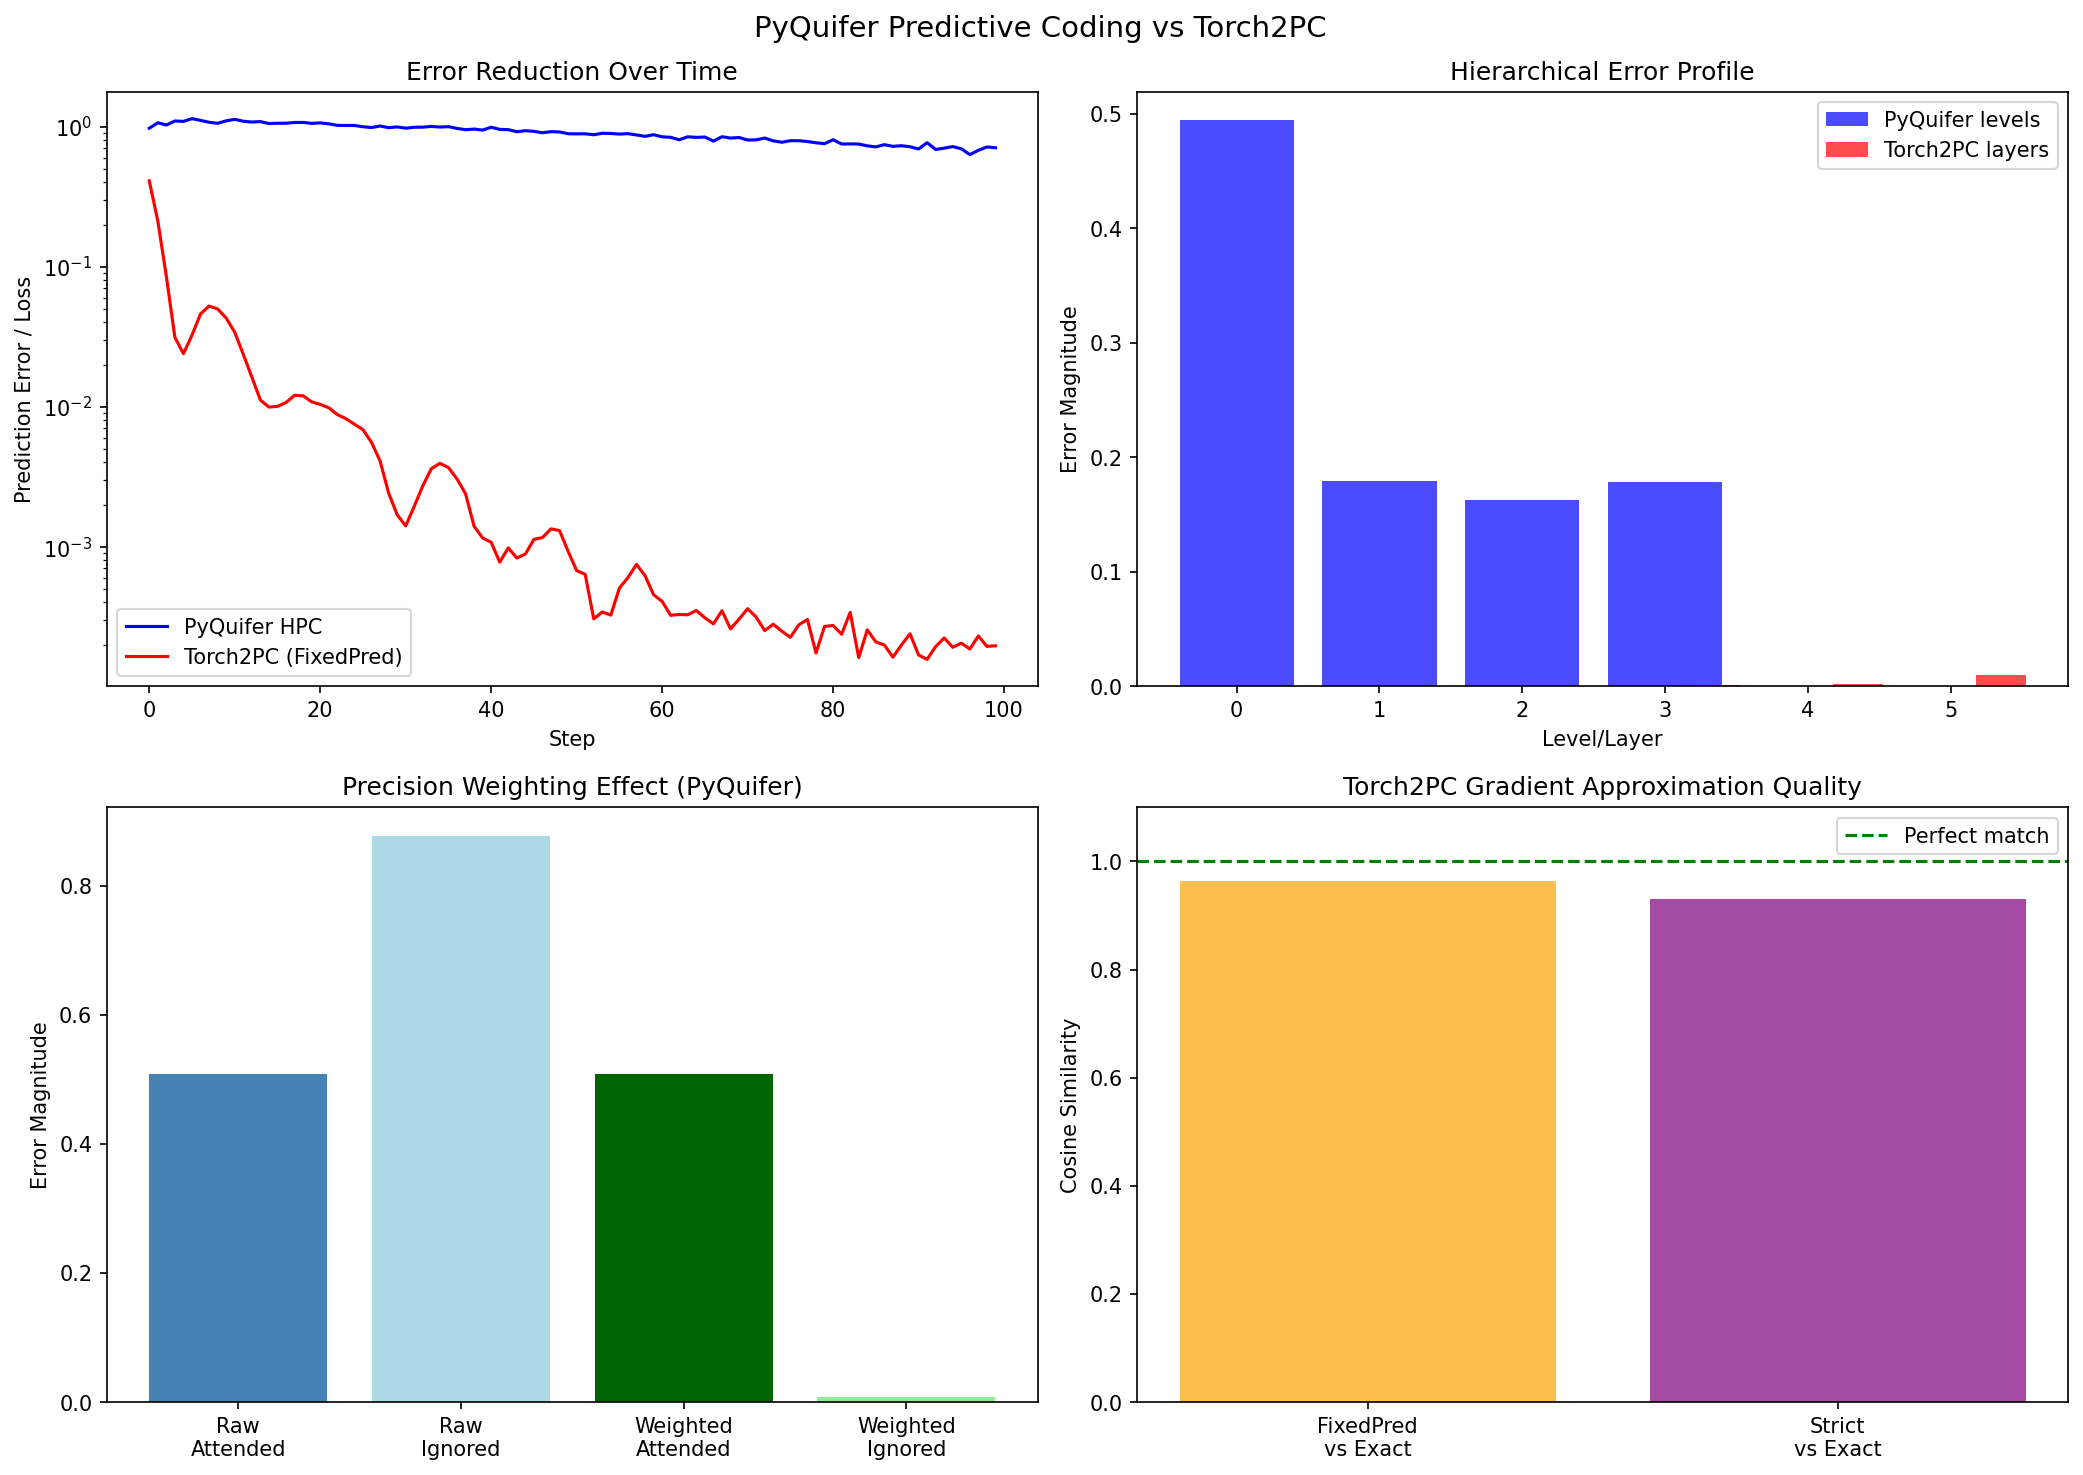

Python code for this plot:
"""
Benchmark #4: PyQuifer Hierarchical Predictive Coding vs Torch2PC

Torch2PC (Rosenbaum 2022) converts any PyTorch Sequential model into
a predictive coding training algorithm. It implements three algorithms:
- Strict: Full PC without fixed prediction assumption
- FixedPred: PC with fixed prediction assumption (Millidge et al. 2020)
- Exact: Equivalent to standard backpropagation

PyQuifer's hierarchical_predictive.py implements Friston-style predictive
coding with explicit generative/recognition models, precision-weighted
prediction errors, and bidirectional hierarchical message passing.

The comparison is on:
1. Prediction error dynamics (both reduce error over time)
2. Belief convergence quality
3. Hierarchical error propagation
4. Gradient approximation quality (Torch2PC's core contribution)
5. Precision weighting (PyQuifer's unique feature)

Dual-mode: `python bench_predictive_coding.py` (full report) or
           `pytest bench_predictive_coding.py -v` (test assertions)

References:
- Rosenbaum (2022). On the relationship between predictive coding
  and backpropagation. PLoS ONE.
- Friston (2005). A Theory of Cortical Responses.
- Rao & Ballard (1999). Predictive Coding in the Visual Cortex.
- Millidge et al. (2020). Predictive coding approximates backprop
  along arbitrary computation graphs.
"""

import sys
import os
import math
import time
from pathlib import Path
from dataclasses import dataclass, field
from typing import List, Dict, Optional, Tuple

import torch
import torch.nn as nn

# Add PyQuifer src to path
_benchmark_dir = Path(__file__).resolve().parent
_pyquifer_src = _benchmark_dir.parent.parent / "src"
if str(_pyquifer_src) not in sys.path:
    sys.path.insert(0, str(_pyquifer_src))

# Add Torch2PC to path
_torch2pc_dir = _benchmark_dir / "Torch2PC"
if str(_torch2pc_dir) not in sys.path:
    sys.path.insert(0, str(_torch2pc_dir))

from pyquifer.hierarchical_predictive import (
    PredictiveLevel,
    HierarchicalPredictiveCoding,
)

# Import Torch2PC functions
try:
    from TorchSeq2PC import PCInfer, FwdPassPlus, ExactPredErrs, FixedPredPCPredErrs
    HAS_TORCH2PC = True
except ImportError:
    HAS_TORCH2PC = False


# ============================================================
# Configuration
# ============================================================

@dataclass
class BenchConfig:
    """Benchmark configuration."""
    seed: int = 42
    input_dim: int = 32
    hidden_dim: int = 16
    output_dim: int = 8
    batch_size: int = 16
    # Convergence test
    convergence_steps: int = 100
    # Torch2PC params
    pc_eta: float = 0.1  # PC inference step size
    pc_n_steps: int = 20  # PC inference iterations
    # PyQuifer params
    pyquifer_lr: float = 0.1
    pyquifer_gen_lr: float = 0.01
    pyquifer_iterations: int = 3


# ============================================================
# Shared utilities
# ============================================================

def _make_sequential_model(config: BenchConfig) -> nn.Sequential:
    """Create a simple Sequential model for Torch2PC."""
    return nn.Sequential(
        nn.Linear(config.input_dim, config.hidden_dim),
        nn.Tanh(),
        nn.Linear(config.hidden_dim, config.output_dim),
    )


def _make_signal(config: BenchConfig, noise_scale: float = 0.1) -> Tuple[torch.Tensor, torch.Tensor]:
    """Generate consistent input-target pair."""
    X = torch.sin(torch.linspace(0, 2 * math.pi, config.input_dim)).unsqueeze(0)
    X = X.expand(config.batch_size, -1) + torch.randn(config.batch_size, config.input_dim) * noise_scale
    Y = torch.sin(torch.linspace(0, math.pi, config.output_dim)).unsqueeze(0)
    Y = Y.expand(config.batch_size, -1)
    return X, Y


# ============================================================
# Section 1: Prediction Error Dynamics
# ============================================================

@dataclass
class ErrorDynamicsResult:
    """Results from prediction error convergence comparison."""
    # PyQuifer
    pyquifer_initial_error: float
    pyquifer_final_error: float
    pyquifer_error_reduced: bool
    pyquifer_error_trajectory: List[float]
    # Torch2PC (if available)
    torch2pc_initial_loss: float
    torch2pc_final_loss: float
    torch2pc_loss_reduced: bool
    torch2pc_loss_trajectory: List[float]
    torch2pc_available: bool


def bench_error_dynamics(config: BenchConfig) -> ErrorDynamicsResult:
    """
    Compare prediction error reduction over time.

    Both systems should show decreasing prediction error with consistent
    input: the generative model learns to predict the input pattern.
    """
    torch.manual_seed(config.seed)

    # --- PyQuifer: HierarchicalPredictiveCoding ---
    hpc = HierarchicalPredictiveCoding(
        level_dims=[config.input_dim, config.hidden_dim, config.output_dim],
        lr=config.pyquifer_lr,
        gen_lr=config.pyquifer_gen_lr,
        num_iterations=config.pyquifer_iterations,
    )

    # Consistent signal
    signal = torch.sin(torch.linspace(0, 2 * math.pi, config.input_dim)).unsqueeze(0)

    pyquifer_errors = []
    for step in range(config.convergence_steps):
        noise = torch.randn(1, config.input_dim) * 0.1
        result = hpc(signal + noise)
        pyquifer_errors.append(result['total_error'].item())

    # --- Torch2PC: PCInfer ---
    t2pc_losses = []
    t2pc_available = HAS_TORCH2PC

    if HAS_TORCH2PC:
        torch.manual_seed(config.seed)
        model = _make_sequential_model(config)
        loss_fn = nn.MSELoss()
        optimizer = torch.optim.Adam(model.parameters(), lr=0.01)

        for step in range(config.convergence_steps):
            X, Y = _make_signal(config, noise_scale=0.1)
            X.requires_grad_(True)

            vhat, loss, dLdy, v, epsilon = PCInfer(
                model, loss_fn, X, Y, "FixedPred",
                eta=config.pc_eta, n=config.pc_n_steps
            )
            optimizer.step()
            optimizer.zero_grad()
            t2pc_losses.append(loss.item())
    else:
        t2pc_losses = [0.0] * config.convergence_steps

    return ErrorDynamicsResult(
        pyquifer_initial_error=pyquifer_errors[0],
        pyquifer_final_error=pyquifer_errors[-1],
        pyquifer_error_reduced=pyquifer_errors[-1] < pyquifer_errors[0],
        pyquifer_error_trajectory=pyquifer_errors,
        torch2pc_initial_loss=t2pc_losses[0] if t2pc_available else 0.0,
        torch2pc_final_loss=t2pc_losses[-1] if t2pc_available else 0.0,
        torch2pc_loss_reduced=t2pc_losses[-1] < t2pc_losses[0] if t2pc_available else False,
        torch2pc_loss_trajectory=t2pc_losses,
        torch2pc_available=t2pc_available,
    )


# ============================================================
# Section 2: Belief Convergence
# ============================================================

@dataclass
class BeliefResult:
    """Results from belief convergence test."""
    # PyQuifer
    pyquifer_belief_norm: float
    pyquifer_belief_stable: bool
    pyquifer_belief_change_rate: float  # Change in last 10 steps
    # Torch2PC
    torch2pc_belief_norm: float
    torch2pc_belief_stable: bool
    torch2pc_epsilon_norm: float
    torch2pc_available: bool


def bench_belief_convergence(config: BenchConfig) -> BeliefResult:
    """
    Test that beliefs converge to stable values with consistent input.

    PyQuifer: beliefs (mu) updated via recognition model + precision-weighted errors.
    Torch2PC: beliefs (v) = vhat - epsilon, converge via iterative relaxation.
    """
    torch.manual_seed(config.seed)

    # --- PyQuifer ---
    hpc = HierarchicalPredictiveCoding(
        level_dims=[config.input_dim, config.hidden_dim],
        lr=config.pyquifer_lr,
        gen_lr=config.pyquifer_gen_lr,
        num_iterations=config.pyquifer_iterations,
    )

    signal = torch.sin(torch.linspace(0, 2 * math.pi, config.input_dim)).unsqueeze(0)

    belief_history = []
    for step in range(config.convergence_steps):
        result = hpc(signal)
        belief_history.append(result['beliefs'][-1].clone())

    # Stability: change rate in last 10 steps
    if len(belief_history) > 10:
        changes = [
            (belief_history[i] - belief_history[i - 1]).norm().item()
            for i in range(-10, 0)
        ]
        belief_change_rate = sum(changes) / len(changes)
    else:
        belief_change_rate = float('inf')

    pyquifer_norm = belief_history[-1].norm().item()
    pyquifer_stable = belief_change_rate < 1.0

    # --- Torch2PC ---
    t2pc_belief_norm = 0.0
    t2pc_stable = False
    t2pc_epsilon_norm = 0.0

    if HAS_TORCH2PC:
        torch.manual_seed(config.seed)
        model = _make_sequential_model(config)
        loss_fn = nn.MSELoss()
        X, Y = _make_signal(config, noise_scale=0.0)  # No noise for convergence
        X.requires_grad_(True)

        vhat, loss, dLdy, v, epsilon = PCInfer(
            model, loss_fn, X, Y, "FixedPred",
            eta=config.pc_eta, n=config.pc_n_steps
        )

        # Beliefs from Torch2PC
        v_norms = [vi.norm().item() for vi in v if vi is not None]
        eps_norms = [ei.norm().item() for ei in epsilon if ei is not None]

        t2pc_belief_norm = sum(v_norms) / len(v_norms) if v_norms else 0.0
        t2pc_epsilon_norm = sum(eps_norms) / len(eps_norms) if eps_norms else 0.0
        t2pc_stable = all(n < 100 for n in v_norms)  # Bounded = stable

    return BeliefResult(
        pyquifer_belief_norm=pyquifer_norm,
        pyquifer_belief_stable=pyquifer_stable,
        pyquifer_belief_change_rate=belief_change_rate,
        torch2pc_belief_norm=t2pc_belief_norm,
        torch2pc_belief_stable=t2pc_stable,
        torch2pc_epsilon_norm=t2pc_epsilon_norm,
        torch2pc_available=HAS_TORCH2PC,
    )


# ============================================================
# Section 3: Hierarchical Error Propagation
# ============================================================

@dataclass
class HierarchyResult:
    """Results from hierarchical error analysis."""
    # PyQuifer (per-level errors)
    pyquifer_errors_per_level: List[float]
    pyquifer_error_decreases_up: bool  # Errors should decrease going up
    pyquifer_num_levels: int
    # Torch2PC (per-layer epsilon norms)
    torch2pc_epsilons_per_layer: List[float]
    torch2pc_num_layers: int
    torch2pc_available: bool


def bench_hierarchy(config: BenchConfig) -> HierarchyResult:
    """
    Compare hierarchical error profiles.

    In predictive coding, higher levels represent more abstract causes.
    Lower levels have larger errors (raw sensory), higher levels smaller.
    """
    torch.manual_seed(config.seed)

    # --- PyQuifer: 4-level hierarchy ---
    level_dims = [config.input_dim, 24, 16, config.output_dim]
    hpc = HierarchicalPredictiveCoding(
        level_dims=level_dims,
        lr=config.pyquifer_lr,
        gen_lr=config.pyquifer_gen_lr,
        num_iterations=config.pyquifer_iterations,
    )

    signal = torch.sin(torch.linspace(0, 2 * math.pi, config.input_dim)).unsqueeze(0)

    # Run enough steps for hierarchy to settle
    for _ in range(50):
        result = hpc(signal)

    pyquifer_level_errors = [
        e.abs().mean().item() for e in result['errors']
    ]

    # Check if errors generally decrease going up
    decreasing = all(
        pyquifer_level_errors[i] >= pyquifer_level_errors[i + 1] * 0.5
        for i in range(len(pyquifer_level_errors) - 1)
    )

    # --- Torch2PC: 4-layer model ---
    t2pc_epsilons = []
    if HAS_TORCH2PC:
        torch.manual_seed(config.seed)
        model = nn.Sequential(
            nn.Linear(config.input_dim, 24),
            nn.Tanh(),
            nn.Linear(24, 16),
            nn.Tanh(),
            nn.Linear(16, config.output_dim),
        )
        loss_fn = nn.MSELoss()
        X, Y = _make_signal(config, noise_scale=0.1)
        X.requires_grad_(True)

        vhat, loss, dLdy, v, epsilon = PCInfer(
            model, loss_fn, X, Y, "FixedPred",
            eta=config.pc_eta, n=config.pc_n_steps
        )

        t2pc_epsilons = [
            ei.abs().mean().item() for ei in epsilon if ei is not None
        ]

    return HierarchyResult(
        pyquifer_errors_per_level=pyquifer_level_errors,
        pyquifer_error_decreases_up=decreasing,
        pyquifer_num_levels=len(level_dims),
        torch2pc_epsilons_per_layer=t2pc_epsilons,
        torch2pc_num_layers=5 if HAS_TORCH2PC else 0,
        torch2pc_available=HAS_TORCH2PC,
    )


# ============================================================
# Section 4: Gradient Approximation Quality
# ============================================================

@dataclass
class GradientResult:
    """Results from gradient approximation benchmark."""
    # Torch2PC: compare Exact vs FixedPred vs Strict gradients
    exact_loss: float
    fixedpred_loss: float
    strict_loss: float
    fixedpred_cos_sim: float  # Cosine similarity of gradients to Exact
    strict_cos_sim: float
    # PyQuifer doesn't compute gradients the same way — report online learning reduction
    pyquifer_gen_loss_reduction: float
    torch2pc_available: bool


def bench_gradient_quality(config: BenchConfig) -> GradientResult:
    """
    Test Torch2PC's core claim: PC gradients approximate backprop.

    Also measure PyQuifer's online learning effectiveness.
    """
    torch.manual_seed(config.seed)

    exact_loss = 0.0
    fp_loss = 0.0
    strict_loss = 0.0
    fp_cos = 0.0
    strict_cos = 0.0

    if HAS_TORCH2PC:
        loss_fn = nn.MSELoss()
        X, Y = _make_signal(config, noise_scale=0.0)

        # Exact (= backprop)
        torch.manual_seed(config.seed)
        model_exact = _make_sequential_model(config)
        X_e = X.clone().requires_grad_(True)
        vhat_e, loss_e, dLdy_e, v_e, eps_e = PCInfer(
            model_exact, loss_fn, X_e, Y, "Exact"
        )
        exact_loss = loss_e.item()
        grads_exact = torch.cat([p.grad.flatten() for p in model_exact.parameters()])

        # FixedPred
        torch.manual_seed(config.seed)
        model_fp = _make_sequential_model(config)
        X_fp = X.clone().requires_grad_(True)
        vhat_fp, loss_fp, dLdy_fp, v_fp, eps_fp = PCInfer(
            model_fp, loss_fn, X_fp, Y, "FixedPred",
            eta=config.pc_eta, n=config.pc_n_steps
        )
        fp_loss = loss_fp.item()
        grads_fp = torch.cat([p.grad.flatten() for p in model_fp.parameters()])

        # Strict
        torch.manual_seed(config.seed)
        model_strict = _make_sequential_model(config)
        X_s = X.clone().requires_grad_(True)
        vhat_s, loss_s, dLdy_s, v_s, eps_s = PCInfer(
            model_strict, loss_fn, X_s, Y, "Strict",
            eta=config.pc_eta, n=config.pc_n_steps
        )
        strict_loss = loss_s.item()
        grads_strict = torch.cat([p.grad.flatten() for p in model_strict.parameters()])

        # Cosine similarity of gradients
        fp_cos = torch.nn.functional.cosine_similarity(
            grads_exact.unsqueeze(0), grads_fp.unsqueeze(0)
        ).item()
        strict_cos = torch.nn.functional.cosine_similarity(
            grads_exact.unsqueeze(0), grads_strict.unsqueeze(0)
        ).item()

    # PyQuifer: online learning reduction
    torch.manual_seed(config.seed)
    level = PredictiveLevel(
        input_dim=config.input_dim,
        belief_dim=config.hidden_dim,
        lr=config.pyquifer_lr,
        gen_lr=config.pyquifer_gen_lr,
    )
    signal = torch.sin(torch.linspace(0, 2 * math.pi, config.input_dim)).unsqueeze(0)

    initial_error = level(signal)['error'].abs().mean().item()
    for _ in range(config.convergence_steps):
        level(signal)
    final_error = level(signal)['error'].abs().mean().item()

    gen_reduction = initial_error - final_error

    return GradientResult(
        exact_loss=exact_loss,
        fixedpred_loss=fp_loss,
        strict_loss=strict_loss,
        fixedpred_cos_sim=fp_cos,
        strict_cos_sim=strict_cos,
        pyquifer_gen_loss_reduction=gen_reduction,
        torch2pc_available=HAS_TORCH2PC,
    )


# ============================================================
# Section 5: Precision Weighting (PyQuifer unique)
# ============================================================

@dataclass
class PrecisionResult:
    """Results from precision weighting test."""
    error_attended: float  # Error on high-precision channels
    error_ignored: float  # Error on low-precision channels
    weighted_error_attended: float
    weighted_error_ignored: float
    precision_gating_works: bool  # Weighted attended < weighted ignored
    torch2pc_has_precision: bool


def bench_precision_weighting(config: BenchConfig) -> PrecisionResult:
    """
    Test PyQuifer's unique precision weighting mechanism.

    Torch2PC has no precision mechanism -- all prediction errors are
    treated equally. PyQuifer gates errors by precision, so high-precision
    channels drive belief updates more than low-precision channels.
    """
    torch.manual_seed(config.seed)

    hpc = HierarchicalPredictiveCoding(
        level_dims=[config.input_dim, config.hidden_dim],
        lr=config.pyquifer_lr,
        gen_lr=config.pyquifer_gen_lr,
        num_iterations=config.pyquifer_iterations,
    )

    # Create precision: high on first half, low on second half
    half = config.input_dim // 2
    precision_l0 = torch.ones(config.input_dim)
    precision_l0[half:] = 0.01  # Low precision on second half

    precision_l1 = torch.ones(config.input_dim)  # Default for level 1

    # Signal: structured in first half, noise in second half
    for _ in range(50):
        signal = torch.randn(1, config.input_dim)
        signal[:, :half] = torch.sin(torch.linspace(0, math.pi, half))
        result = hpc(signal, precisions=[precision_l0, precision_l1])

    error = result['errors'][0]
    weighted = precision_l0 * error

    err_attended = error[:, :half].abs().mean().item()
    err_ignored = error[:, half:].abs().mean().item()
    w_err_attended = weighted[:, :half].abs().mean().item()
    w_err_ignored = weighted[:, half:].abs().mean().item()

    return PrecisionResult(
        error_attended=err_attended,
        error_ignored=err_ignored,
        weighted_error_attended=w_err_attended,
        weighted_error_ignored=w_err_ignored,
        precision_gating_works=w_err_ignored < w_err_attended * 0.5,
        torch2pc_has_precision=False,
    )


# ============================================================
# Section 6: Adaptive Precision (G-11, Phase 6)
# ============================================================

@dataclass
class AdaptivePrecisionResult:
    """Results from G-11: Adaptive precision test."""
    precision_adapted: bool
    mean_precision: float
    precision_std: float
    error_variance_mean: float


def bench_adaptive_precision(config: BenchConfig) -> AdaptivePrecisionResult:
    """
    G-11: Test adaptive precision updates in PredictiveLevel.

    Precision should adapt from its initial all-1s value when exposed to
    a consistent signal. Channels with low error get high precision;
    channels with high error get low precision.
    """
    torch.manual_seed(config.seed)

    level = PredictiveLevel(
        input_dim=config.input_dim,
        belief_dim=config.hidden_dim,
        lr=0.1,
        gen_lr=0.01,
        precision_ema=0.05,
    )

    # Feed a consistent signal for 50 steps
    signal = torch.sin(torch.linspace(0, 2 * math.pi, config.input_dim)).unsqueeze(0)
    for _ in range(50):
        level(signal)

    # Check that precision has changed from initial all-1s
    prec = level.precision.clone()
    precision_adapted = not torch.allclose(prec, torch.ones_like(prec), atol=1e-3)
    mean_precision = prec.mean().item()
    precision_std = prec.std().item()

    # Check that error_variance is no longer all 1s
    err_var = level.error_variance.clone()
    error_variance_mean = err_var.mean().item()

    return AdaptivePrecisionResult(
        precision_adapted=precision_adapted,
        mean_precision=mean_precision,
        precision_std=precision_std,
        error_variance_mean=error_variance_mean,
    )


# ============================================================
# Section 7: Exact Gradients (G-12, Phase 6)
# ============================================================

@dataclass
class ExactGradientsResult:
    """Results from G-12: Exact gradients comparison test."""
    error_without_exact: float
    error_with_exact: float
    improvement: float


def bench_exact_gradients(config: BenchConfig) -> ExactGradientsResult:
    """
    G-12: Compare PredictiveLevel with and without use_exact_gradients.

    Exact gradients should give equal or better error reduction compared
    to the default approximate (recognition-model-only) approach.
    """
    signal = torch.sin(torch.linspace(0, 2 * math.pi, config.input_dim)).unsqueeze(0)

    # Without exact gradients
    torch.manual_seed(config.seed)
    level_approx = PredictiveLevel(
        input_dim=config.input_dim,
        belief_dim=config.hidden_dim,
        lr=0.1,
        gen_lr=0.01,
        use_exact_gradients=False,
    )
    for _ in range(50):
        result_approx = level_approx(signal)
    error_without = result_approx['error'].abs().mean().item()

    # With exact gradients
    torch.manual_seed(config.seed)
    level_exact = PredictiveLevel(
        input_dim=config.input_dim,
        belief_dim=config.hidden_dim,
        lr=0.1,
        gen_lr=0.01,
        use_exact_gradients=True,
    )
    for _ in range(50):
        result_exact = level_exact(signal)
    error_with = result_exact['error'].abs().mean().item()

    improvement = error_without - error_with

    return ExactGradientsResult(
        error_without_exact=error_without,
        error_with_exact=error_with,
        improvement=improvement,
    )


# ============================================================
# Pytest Tests
# ============================================================

class TestPhase6PredictiveCoding:
    """Phase 6 gap tests for predictive coding (G-11, G-12)."""

    def test_adaptive_precision_updates(self):
        """G-11: Precision should change from initial 1.0 values after exposure."""
        config = BenchConfig(convergence_steps=50)
        result = bench_adaptive_precision(config)
        assert result.precision_adapted, \
            f"Precision did not adapt: mean={result.mean_precision:.4f}, std={result.precision_std:.6f}"

    def test_adaptive_precision_error_variance(self):
        """G-11: Error variance should update from initial 1.0."""
        config = BenchConfig(convergence_steps=50)
        result = bench_adaptive_precision(config)
        assert result.error_variance_mean != 1.0, \
            f"Error variance stuck at initial 1.0"

    def test_exact_gradients_reduce_error(self):
        """G-12: Exact gradients should help or at least not hurt error reduction."""
        config = BenchConfig(convergence_steps=50)
        result = bench_exact_gradients(config)
        # Exact gradients should give equal or better (lower) error
        assert result.improvement >= -0.1, \
            f"Exact gradients made things much worse: improvement={result.improvement:.4f}"


class TestErrorDynamics:
    """Prediction error should decrease over time."""

    def test_pyquifer_error_reduces(self):
        """PyQuifer HPC should reduce error with consistent input."""
        config = BenchConfig(convergence_steps=80)
        result = bench_error_dynamics(config)
        assert result.pyquifer_error_reduced, \
            f"Error increased: {result.pyquifer_initial_error:.4f} -> {result.pyquifer_final_error:.4f}"

    def test_pyquifer_error_positive(self):
        """Prediction errors should be positive (not negative or NaN)."""
        config = BenchConfig(convergence_steps=50)
        result = bench_error_dynamics(config)
        assert result.pyquifer_final_error >= 0
        assert not math.isnan(result.pyquifer_final_error)


class TestBeliefConvergence:
    """Beliefs should converge to stable values."""

    def test_pyquifer_beliefs_stable(self):
        """PyQuifer beliefs should stabilize with consistent input."""
        config = BenchConfig(convergence_steps=80)
        result = bench_belief_convergence(config)
        assert result.pyquifer_belief_stable, \
            f"Beliefs still changing at rate {result.pyquifer_belief_change_rate:.4f}"

    def test_pyquifer_beliefs_nonzero(self):
        """Beliefs should be nonzero (not collapsed)."""
        config = BenchConfig(convergence_steps=50)
        result = bench_belief_convergence(config)
        assert result.pyquifer_belief_norm > 0.01


class TestHierarchy:
    """Hierarchical error propagation should work correctly."""

    def test_pyquifer_all_levels_have_errors(self):
        """All levels should produce prediction errors."""
        config = BenchConfig(convergence_steps=50)
        result = bench_hierarchy(config)
        assert len(result.pyquifer_errors_per_level) == result.pyquifer_num_levels
        assert all(e >= 0 for e in result.pyquifer_errors_per_level)

    def test_pyquifer_errors_bounded(self):
        """Errors should not explode."""
        config = BenchConfig(convergence_steps=50)
        result = bench_hierarchy(config)
        assert all(e < 100 for e in result.pyquifer_errors_per_level)


class TestGradientQuality:
    """Gradient approximation and online learning."""

    def test_torch2pc_gradients_similar(self):
        """Torch2PC: FixedPred gradients should approximate Exact."""
        if not HAS_TORCH2PC:
            return  # Skip if Torch2PC not importable
        config = BenchConfig()
        result = bench_gradient_quality(config)
        assert result.fixedpred_cos_sim > 0.5, \
            f"FixedPred gradient cosine sim too low: {result.fixedpred_cos_sim:.3f}"

    def test_pyquifer_online_learning_reduces_error(self):
        """PyQuifer's generative model should reduce prediction error."""
        config = BenchConfig(convergence_steps=80)
        result = bench_gradient_quality(config)
        assert result.pyquifer_gen_loss_reduction > 0, \
            f"Online learning did not reduce error: {result.pyquifer_gen_loss_reduction:.4f}"


class TestPrecisionWeighting:
    """Precision gating is a PyQuifer-unique feature."""

    def test_precision_gates_errors(self):
        """Low-precision channels should have smaller weighted errors."""
        config = BenchConfig()
        result = bench_precision_weighting(config)
        assert result.precision_gating_works, \
            f"Weighted attended={result.weighted_error_attended:.4f} vs ignored={result.weighted_error_ignored:.4f}"

    def test_torch2pc_no_precision(self):
        """Torch2PC does not have precision weighting."""
        config = BenchConfig()
        result = bench_precision_weighting(config)
        assert not result.torch2pc_has_precision


# ============================================================
# Console Output
# ============================================================

def _print_section(title: str):
    print(f"\n{'='*60}")
    print(f"  {title}")
    print(f"{'='*60}")


def print_error_dynamics(result: ErrorDynamicsResult):
    _print_section("Section 1: Prediction Error Dynamics")
    print(f"\n  PyQuifer HierarchicalPredictiveCoding:")
    print(f"    Initial error:           {result.pyquifer_initial_error:.4f}")
    print(f"    Final error:             {result.pyquifer_final_error:.4f}")
    print(f"    Error reduced:           {'YES' if result.pyquifer_error_reduced else 'NO'}")
    reduction_pct = (1 - result.pyquifer_final_error / result.pyquifer_initial_error) * 100 if result.pyquifer_initial_error > 0 else 0
    print(f"    Reduction:               {reduction_pct:.1f}%")

    if result.torch2pc_available:
        print(f"\n  Torch2PC (FixedPred algorithm):")
        print(f"    Initial loss:            {result.torch2pc_initial_loss:.4f}")
        print(f"    Final loss:              {result.torch2pc_final_loss:.4f}")
        print(f"    Loss reduced:            {'YES' if result.torch2pc_loss_reduced else 'NO'}")
        t2_reduction = (1 - result.torch2pc_final_loss / result.torch2pc_initial_loss) * 100 if result.torch2pc_initial_loss > 0 else 0
        print(f"    Reduction:               {t2_reduction:.1f}%")
    else:
        print(f"\n  [Torch2PC not available -- comparison skipped]")


def print_belief_results(result: BeliefResult):
    _print_section("Section 2: Belief Convergence")
    print(f"\n  PyQuifer:")
    print(f"    Belief norm:             {result.pyquifer_belief_norm:.4f}")
    print(f"    Belief stable:           {'YES' if result.pyquifer_belief_stable else 'NO'}")
    print(f"    Change rate (last 10):   {result.pyquifer_belief_change_rate:.6f}")

    if result.torch2pc_available:
        print(f"\n  Torch2PC:")
        print(f"    Belief norm:             {result.torch2pc_belief_norm:.4f}")
        print(f"    Belief stable:           {'YES' if result.torch2pc_belief_stable else 'NO'}")
        print(f"    Epsilon norm:            {result.torch2pc_epsilon_norm:.4f}")
    else:
        print(f"\n  [Torch2PC not available]")


def print_hierarchy_results(result: HierarchyResult):
    _print_section("Section 3: Hierarchical Error Propagation")
    print(f"\n  PyQuifer ({result.pyquifer_num_levels} levels):")
    for i, err in enumerate(result.pyquifer_errors_per_level):
        label = "bottom" if i == 0 else "top" if i == result.pyquifer_num_levels - 1 else f"mid-{i}"
        print(f"    Level {i} ({label:6s}):       {err:.4f}")
    print(f"    Errors decrease upward:  {'YES' if result.pyquifer_error_decreases_up else 'NO'}")

    if result.torch2pc_available and result.torch2pc_epsilons_per_layer:
        print(f"\n  Torch2PC ({result.torch2pc_num_layers} layers):")
        for i, eps in enumerate(result.torch2pc_epsilons_per_layer):
            print(f"    Layer {i}:                 {eps:.4f}")
    else:
        print(f"\n  [Torch2PC hierarchy comparison skipped]")


def print_gradient_results(result: GradientResult):
    _print_section("Section 4: Gradient Approximation Quality")
    if result.torch2pc_available:
        print(f"\n  Torch2PC gradient comparison:")
        print(f"    Exact (backprop) loss:   {result.exact_loss:.4f}")
        print(f"    FixedPred loss:          {result.fixedpred_loss:.4f}")
        print(f"    Strict loss:             {result.strict_loss:.4f}")
        print(f"    FixedPred cos sim:       {result.fixedpred_cos_sim:.4f}")
        print(f"    Strict cos sim:          {result.strict_cos_sim:.4f}")
    else:
        print(f"\n  [Torch2PC not available -- gradient comparison skipped]")

    print(f"\n  PyQuifer online learning:")
    print(f"    Gen model error reduction: {result.pyquifer_gen_loss_reduction:.4f}")


def print_precision_results(result: PrecisionResult):
    _print_section("Section 5: Precision Weighting (PyQuifer Unique)")
    print(f"\n  Raw prediction errors:")
    print(f"    Attended (high prec):    {result.error_attended:.4f}")
    print(f"    Ignored (low prec):      {result.error_ignored:.4f}")
    print(f"\n  Precision-weighted errors:")
    print(f"    Attended (weighted):     {result.weighted_error_attended:.4f}")
    print(f"    Ignored (weighted):      {result.weighted_error_ignored:.4f}")
    print(f"    Gating works:            {'YES' if result.precision_gating_works else 'NO'}")
    print(f"\n  Torch2PC has precision:    {'YES' if result.torch2pc_has_precision else 'NO'}")


def print_adaptive_precision_results(result: AdaptivePrecisionResult):
    _print_section("Section 6: Adaptive Precision (G-11, Phase 6)")
    print(f"\n  Precision adapted:         {'YES' if result.precision_adapted else 'NO'}")
    print(f"  Mean precision:            {result.mean_precision:.4f}")
    print(f"  Precision std:             {result.precision_std:.6f}")
    print(f"  Error variance mean:       {result.error_variance_mean:.4f}")


def print_exact_gradients_results(result: ExactGradientsResult):
    _print_section("Section 7: Exact Gradients (G-12, Phase 6)")
    print(f"\n  Error without exact grads: {result.error_without_exact:.4f}")
    print(f"  Error with exact grads:    {result.error_with_exact:.4f}")
    print(f"  Improvement (positive=better): {result.improvement:.4f}")


# ============================================================
# Main
# ============================================================

def main():
    print("=" * 60)
    print("  PyQuifer Predictive Coding vs Torch2PC")
    print("  Benchmark #4: Predictive Coding Algorithms")
    print("=" * 60)

    config = BenchConfig()
    torch.manual_seed(config.seed)

    if HAS_TORCH2PC:
        print(f"\n  Torch2PC: AVAILABLE")
    else:
        print(f"\n  Torch2PC: NOT AVAILABLE (comparison will be PyQuifer-only)")

    t0 = time.perf_counter()

    error_result = bench_error_dynamics(config)
    print_error_dynamics(error_result)

    belief_result = bench_belief_convergence(config)
    print_belief_results(belief_result)

    hier_result = bench_hierarchy(config)
    print_hierarchy_results(hier_result)

    grad_result = bench_gradient_quality(config)
    print_gradient_results(grad_result)

    prec_result = bench_precision_weighting(config)
    print_precision_results(prec_result)

    # Phase 6 gap tests
    adapt_prec_result = bench_adaptive_precision(config)
    print_adaptive_precision_results(adapt_prec_result)

    exact_grad_result = bench_exact_gradients(config)
    print_exact_gradients_results(exact_grad_result)

    elapsed = time.perf_counter() - t0

    _print_section("Summary")
    print(f"\n  Total elapsed:             {elapsed:.2f}s")
    print(f"  Torch2PC available:        {'YES' if HAS_TORCH2PC else 'NO'}")
    print(f"\n  Error reduction:           {'PASS' if error_result.pyquifer_error_reduced else 'FAIL'}")
    print(f"  Belief convergence:        {'PASS' if belief_result.pyquifer_belief_stable else 'FAIL'}")
    print(f"  Hierarchy propagation:     {'PASS' if hier_result.pyquifer_error_decreases_up else 'PARTIAL'}")
    print(f"  Online learning:           {'PASS' if grad_result.pyquifer_gen_loss_reduction > 0 else 'FAIL'}")
    print(f"  Precision weighting:       {'PASS' if prec_result.precision_gating_works else 'FAIL'}")
    print(f"  Adaptive precision (G-11): {'PASS' if adapt_prec_result.precision_adapted else 'FAIL'}")
    print(f"  Exact gradients (G-12):    {'PASS' if exact_grad_result.improvement >= -0.1 else 'FAIL'}")

    if HAS_TORCH2PC:
        print(f"\n  Torch2PC FixedPred cos sim: {grad_result.fixedpred_cos_sim:.3f}")
        print(f"  Torch2PC Strict cos sim:    {grad_result.strict_cos_sim:.3f}")

    # Plot
    try:
        import matplotlib
        matplotlib.use('Agg')
        import matplotlib.pyplot as plt

        fig, axes = plt.subplots(2, 2, figsize=(14, 10))
        fig.suptitle('PyQuifer Predictive Coding vs Torch2PC', fontsize=14)

        # Panel 1: Error trajectories
        ax = axes[0, 0]
        ax.plot(error_result.pyquifer_error_trajectory, label='PyQuifer HPC', color='blue')
        if error_result.torch2pc_available:
            ax.plot(error_result.torch2pc_loss_trajectory, label='Torch2PC (FixedPred)', color='red')
        ax.set_xlabel('Step')
        ax.set_ylabel('Prediction Error / Loss')
        ax.set_title('Error Reduction Over Time')
        ax.legend()
        ax.set_yscale('log')

        # Panel 2: Hierarchical error profile
        ax = axes[0, 1]
        levels = list(range(len(hier_result.pyquifer_errors_per_level)))
        ax.bar(levels, hier_result.pyquifer_errors_per_level, alpha=0.7,
               color='blue', label='PyQuifer levels')
        if hier_result.torch2pc_available and hier_result.torch2pc_epsilons_per_layer:
            t2_levels = list(range(len(hier_result.torch2pc_epsilons_per_layer)))
            ax.bar([x + 0.35 for x in t2_levels],
                   hier_result.torch2pc_epsilons_per_layer,
                   width=0.35, alpha=0.7, color='red', label='Torch2PC layers')
        ax.set_xlabel('Level/Layer')
        ax.set_ylabel('Error Magnitude')
        ax.set_title('Hierarchical Error Profile')
        ax.legend()

        # Panel 3: Precision weighting
        ax = axes[1, 0]
        categories = ['Raw\nAttended', 'Raw\nIgnored', 'Weighted\nAttended', 'Weighted\nIgnored']
        values = [prec_result.error_attended, prec_result.error_ignored,
                  prec_result.weighted_error_attended, prec_result.weighted_error_ignored]
        colors = ['steelblue', 'lightblue', 'darkgreen', 'lightgreen']
        ax.bar(categories, values, color=colors)
        ax.set_ylabel('Error Magnitude')
        ax.set_title('Precision Weighting Effect (PyQuifer)')

        # Panel 4: Gradient cosine similarity (if available)
        ax = axes[1, 1]
        if HAS_TORCH2PC:
            methods = ['FixedPred\nvs Exact', 'Strict\nvs Exact']
            sims = [grad_result.fixedpred_cos_sim, grad_result.strict_cos_sim]
            bars = ax.bar(methods, sims, color=['orange', 'purple'], alpha=0.7)
            ax.axhline(y=1.0, color='green', linestyle='--', label='Perfect match')
            ax.set_ylabel('Cosine Similarity')
            ax.set_title('Torch2PC Gradient Approximation Quality')
            ax.set_ylim(0, 1.1)
            ax.legend()
        else:
            ax.text(0.5, 0.5, 'Torch2PC not available\n(gradient comparison skipped)',
                    ha='center', va='center', fontsize=12)
            ax.set_title('Gradient Approximation Quality')

        plt.tight_layout()
        plot_path = _benchmark_dir / "bench_predictive_coding.png"
        plt.savefig(str(plot_path), dpi=150, bbox_inches='tight')
        print(f"\n  Plot saved: {plot_path}")
        plt.close()

    except ImportError:
        print(f"\n  [matplotlib not available -- skipping plot]")


if __name__ == '__main__':
    main()
